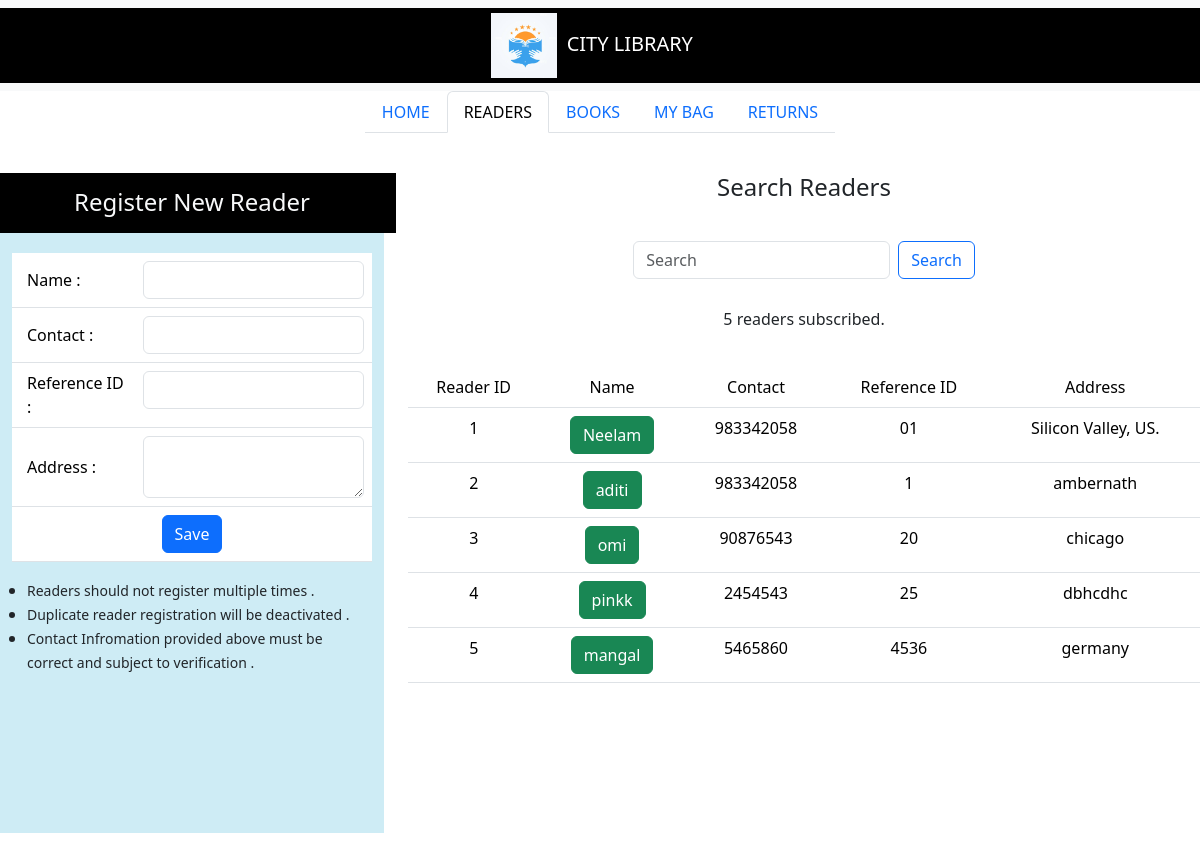
The page /readers on the database its author committed.
### Library_App/models.py (models this page shows, shortened)
class reader(models.Model):
    reference_id=models.CharField(max_length=200)
    reader_name=models.CharField(max_length=200)
    reader_contact=models.CharField(max_length=200)
    reader_address=models.TextField()
    active=models.BooleanField(default=True)

### Library_App/views.py (the view)
# urls.py: path('readers', readers_tab,name='readers_tab'),
def readers_tab(request):
    if request.method == "GET":
        readers = reader.objects.all()
        return render(request,"readers.html",context={"current_tab":"readers","readers":readers})
    else :
        query = request.POST["query"]
        readers = reader.objects.raw("select * from Library_App_reader where reader_name like '%"+query+"%'")
        return render(request,"readers.html",context={"current_tab":"readers","readers":readers,"query":query})

### Library_App/templates/readers.html (shortened to what this page needs)
<!DOCTYPE html>
 {% extends "index.html" %}
 {% load static %}
 {% block main_content %}
 <div class="container-flex text-center justify-content-center align-items-center" style=" padding-top:20px ; padding-bottom:20px ;margin-top:10px ; vertical-align:middle;">
    <div class="row justify-content-center align-middle" style="margin-top:10px ;height: 60px ">
        <div class="col-md-4 text-light "  style="background: #000; ">
            <h4 style="margin-top:15px ">Register New Reader</h4>
        </div>
        <div class="col-md-8">
            <h4>Search Readers</h4>
        </div>
    </div>
    <div class="row">
        <div class="col-md-4">
            <div class="container" style="overflow-y:auto ;height:600px;background:#CEECF5">
                <form class="d-flex" action="/readers/add" method="POST">
                    <table class="table" style="margin-top:20px">
                        <tr>
                            <td style="text-align:left ;vertical-align:middle; padding-left:15px;">Name : </td>
                            <td><input type="text" class="form-control" name="reader_name" ></td>
                        </tr>
                        <tr>
                            <td style="text-align:left ;vertical-align:middle; padding-left:15px;">Contact : </td>
                            <td><input type="text" class="form-control" name="reader_contact" ></td>
                        </tr>
                        <tr>
                            <td style="text-align:left ;vertical-align:middle; padding-left:15px;">Reference ID : </td>
                            <td><input type="text" class="form-control" name="reader_ref_id" ></td>
                        </tr>
                        <tr>
                            <td style="text-align:left ;vertical-align:middle; padding-left:15px;">Address : </td>
                            <td><textarea class="form-control" name="address" ></textarea></td>
                        </tr>
                        <tr>
                            <td colspan="2"><button class="btn btn-primary" type="Submit">Save</button></td>
                        </tr>
                    </table>
                </form>
                <ul style="text-align: left ;vertical-align:middle;padding-left : 15px">
                    <li><small>Readers should not register multiple times .</small></li>
                    <li><small>Duplicate reader registration will be deactivated .</small></li>
                    <li><small>Contact Infromation provided above must be correct and subject to verification .</small></li>
                </ul>
            </div>
        </div>
        <div class="col-md-8">
            <div class="row">
                <nav class="navbar bg-body-light">
                    <div class="container-fluid justify-content-center align-items-center">
                        <form class="d-flex" role="search" action="/readers"  method="POST">
                            <input class="form-control me-2" type="search" placeholder="Search" aria-label="Search" name="query" value="{{query}}">
                            <button class="btn btn-outline-primary" type="submit">Search</button>
                        </form>
                    </div>
                </nav>
            </div>
            <div class="row" style="margin-top:20px ;">
                <p>{{readers|length}} readers subscribed.</p>
            </div>
            <div class="row" style="margin-top: 20px">
                <div class="container" style="overflow-y:auto; height:400px">
                    <table class="table table-hover">
                        <thead>
                            <tr>
                                <td>Reader ID</td>
                                <td>Name</td>
                                <td>Contact</td>
                                <td>Reference ID</td>
                                <td>Address</td>
                            </tr>
                        </thead>
                        <tbody>
                            {% for reader in readers %}
                                <tr>
                                    <td>{{reader.id}}</td>
                                    <td>
                                        {% if reader.active %}
                                         <span class="btn btn-success">{{reader.reader_name}}</span>
                                         {% else%}
                                         <span class="btn btn-secondary">{{reader.reader_name}}</span>
                                         {% endif %}
                                    </td>
                                    <td>{{reader.reader_contact}}</td>
                                    <td>{{reader.reference_id}}</td>
                                    <td>{{reader.reader_address}}</td>
                                </tr>
                            {% endfor%}
                        </tbody>
                    </table>
                </div>
            </div>
        </div>
 </div>
 </div>
 {% endblock %}

### Library_App/templates/index.html (shortened to what this page needs)
<!doctype html>
{% load static %}
<html lang="en">
  <head>
    <link href="https://cdn.jsdelivr.net/npm/bootstrap@5.3.3/dist/css/bootstrap.min.css" rel="stylesheet">
  </head>
  <body>
    <nav class="navbar bg-body-tertiary">
        <div class="container-fluid justify-content-center align-items-center " style="background-color: #000000 ;">
          <span class="navbar-brand mb-0 h1" style="color:#ffffff ;">
            <img src="{% static '/Lib_logo.png' %}" alt="Lib" height="65" style="margin-right:10px ">CITY LIBRARY</span>
        </div>
      </nav>
      <div class="container-fluid">
        <ul class="nav nav-tabs">
            <li class="nav-item">
                {% if current_tab == 'home' %}
              <a class="nav-link active" aria-current="page" href="">HOME</a>
              {% else %}
              <a class="nav-link " aria-current="page" href="/home">HOME</a>
              {% endif%}
            </li>
            <li class="nav-item">
              {% if current_tab == 'readers' %}
              <a class="nav-link active" aria-current="page" href="">READERS</a>
              {% else %}
              <a class="nav-link " aria-current="page" href="/readers">READERS</a>
              {% endif%}
          </li>
            <li class="nav-item">
                {% if current_tab == 'books' %}
                <a class="nav-link active" aria-current="page" href="">BOOKS</a>
                {% else %}
                <a class="nav-link " aria-current="page" href="/books">BOOKS</a>
                {% endif%}
            </li>
            <li class="nav-item">
                {% if current_tab == 'my bag' %}
                <a class="nav-link active" aria-current="page" href="">my bag</a>
                {% else %}
                <a class="nav-link " aria-current="page" href="/my bag">MY BAG</a>
                {% endif%}
            </li>
            <li class="nav-item">
                {% if current_tab == 'returns' %}
                <a class="nav-link active" aria-current="page" href="">RETURNS</a>
                {% else %}
                <a class="nav-link " aria-current="page" href="/returns">RETURNS</a>
                {% endif%}
            </li>
          </ul>
      </div>
    {% block main_content %}
    {% endblock %}
  </body>
</html>

### Library_App/templates/index.html (style rules this page uses)
.nav-tabs { justify-content: center; }
.container-fluid { display: flex; justify-content: center; align-items: center; }

### rows shown on the page
reader: id "1", reader_name "Neelam", reader_contact "983342058", reference_id "01", reader_address "Silicon Valley, US."
reader: id "2", reader_name "aditi", reader_contact "983342058", reference_id "1", reader_address "ambernath"
reader: id "3", reader_name "omi", reader_contact "90876543", reference_id "20", reader_address "chicago"
reader: id "4", reader_name "pinkk", reader_contact "2454543", reference_id "25", reader_address "dbhcdhc"
reader: id "5", reader_name "mangal", reader_contact "5465860", reference_id "4536", reader_address "germany"

### other values the page prints
{{ readers|length }} "5"
